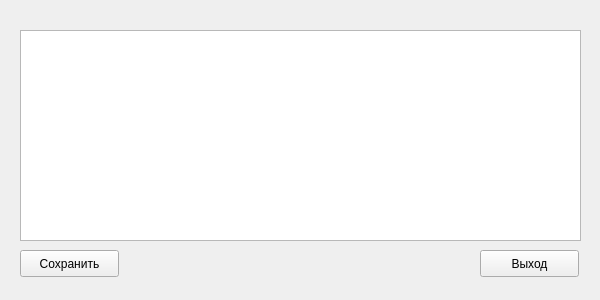
<?xml version="1.0" encoding="UTF-8"?>
<ui version="4.0">
 <class>FormEmployees</class>
 <widget class="QWidget" name="FormEmployees">
  <property name="geometry">
   <rect>
    <x>0</x>
    <y>0</y>
    <width>600</width>
    <height>300</height>
   </rect>
  </property>
  <property name="windowTitle">
   <string>Сотрудники</string>
  </property>
  <widget class="QTableView" name="tableEmployees">
   <property name="geometry">
    <rect>
     <x>20</x>
     <y>30</y>
     <width>561</width>
     <height>211</height>
    </rect>
   </property>
  </widget>
  <widget class="QPushButton" name="ButtonSave">
   <property name="geometry">
    <rect>
     <x>20</x>
     <y>250</y>
     <width>99</width>
     <height>27</height>
    </rect>
   </property>
   <property name="text">
    <string>Сохранить</string>
   </property>
  </widget>
  <widget class="QPushButton" name="ButtonExit">
   <property name="geometry">
    <rect>
     <x>480</x>
     <y>250</y>
     <width>99</width>
     <height>27</height>
    </rect>
   </property>
   <property name="text">
    <string>Выход</string>
   </property>
  </widget>
 </widget>
 <resources/>
 <connections/>
</ui>
